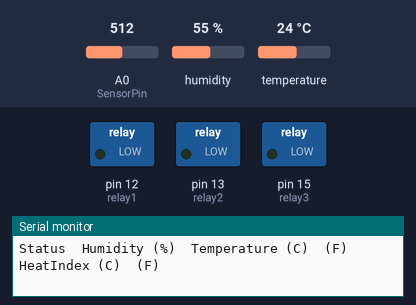
This sketch was run on a simulated Arduino Uno, built with avr-gcc and run on an emulated ATmega328P. Shown: switched loads named in the sketch (green lamp = pin HIGH), the last lines printed to the serial monitor. Inputs (shaded band) come from the test bench; at power-on: A0 (SensorPin) = 512, humidity 55 %, temperature 24 °C. Pins used as bus, display or sensor lines are not drawn.

Above: at 0.1 s.
At 9.1 s:
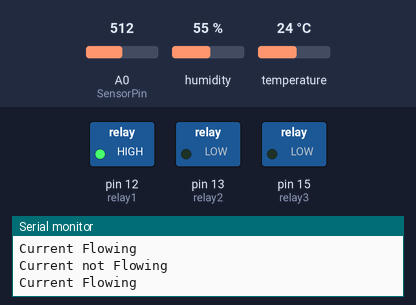
At 15.1 s:
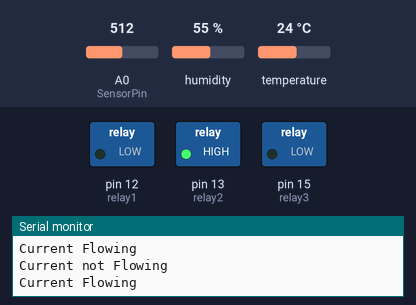
At 21.1 s:
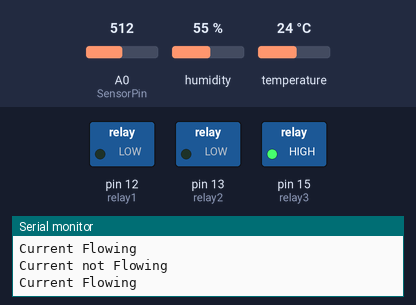
Timing chart, 0 to 24.5 s (numbered marks = the images above):
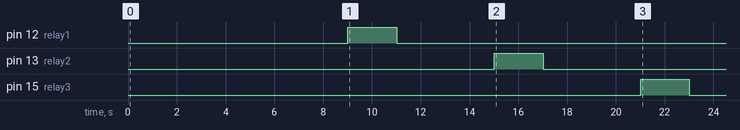

The sketch:

leaf_disease_detection.ino
```cpp
//dht
#include "DHTesp.h"
#define DHTpin A0
#define SensorPin A0
DHTesp dht;


const int relay0 = 14;//d5 of 8266
const int relay1 = 12;
const int relay2 = 13;
const int relay3 = 15;

int count;
char input[12];

void setup()
{

  Serial.begin(115200);// baud rate
  Serial.println();

  dht.setup(DHTpin, DHTesp::DHT11);
  pinMode(relay0, OUTPUT);
  pinMode(relay1, OUTPUT);
  pinMode(relay2, OUTPUT);
  pinMode(relay3, OUTPUT);

  temp();
  delay(2000);
  re0();
  delay(2000);
  re1();
  delay(2000);
  re2();
  delay(2000);
  re3();
  delay(2000);
  soil();
  delay(2000);
}

void temp()
{
  Serial.println("Status\tHumidity (%)\tTemperature (C)\t(F)\tHeatIndex (C)\t(F)");
  delay(dht.getMinimumSamplingPeriod());

  float humidity = dht.getHumidity();
  float temperature = dht.getTemperature();

  Serial.print(dht.getStatusString());
  Serial.print("\t");
  Serial.print(humidity, 1);
  Serial.print("\t\t");
  Serial.print(temperature, 1);
  Serial.print("\t\t");
  Serial.print(dht.toFahrenheit(temperature), 1);
  Serial.print("\t\t");
  Serial.print(dht.computeHeatIndex(temperature, humidity, false), 1);
  Serial.print("\t\t");
  Serial.println(dht.computeHeatIndex(dht.toFahrenheit(temperature), humidity, true), 1);
}

void re0()
{
  digitalWrite(relay0, HIGH);
  Serial.println("Current Flowing");
  delay(2000);
  digitalWrite(relay0, LOW);
  Serial.println("Current not Flowing");
  delay(2000);
}
void re1() {
  digitalWrite(relay1, HIGH);
  Serial.println("Current Flowing");
  delay(2000);
  digitalWrite(relay1, LOW);
  Serial.println("Current not Flowing");
  delay(2000);
}
void re2() {
  digitalWrite(relay2, HIGH);
  Serial.println("Current Flowing");
  delay(2000);
  digitalWrite(relay2, LOW);
  Serial.println("Current not Flowing");
  delay(2000);
}
void re3() {
  digitalWrite(relay3, HIGH);
  Serial.println("Current Flowing");
  delay(2000);
  digitalWrite(relay3, LOW);
  Serial.println("Current not Flowing");
  delay(2000);
}
void soil() {
  float sensorValue = analogRead(SensorPin);
  Serial.print("Moisture content");
  Serial.println(sensorValue);
  delay(2000);
}
void loop()
{
  temp();
  delay(2000);
  soil();
  delay(2000);
//  if(Serial.available()>0)
//   {
//    count=0;
//    while(Serial.available() && count < 12)
//    {
//      input[count]= Serial.read();
//       count++;
//       delay(5);    }

  if(Serial.available()>0){
  switch(Serial.read())
  {
    case '1':
    break;

    case '2':
    break;
  }
   }
}
```
